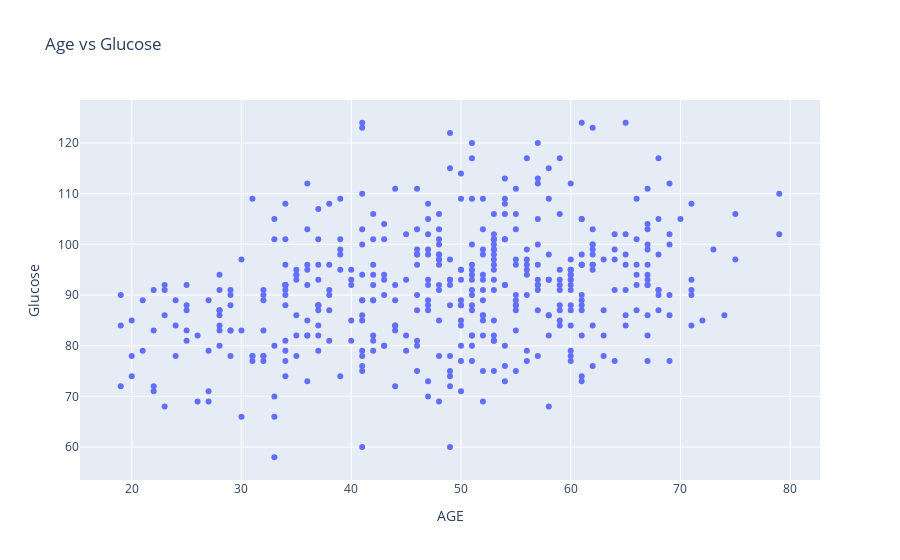

This figure's notebook cell:
### Markdown cell above
&#9989; **(6 pt):** From the dataframe used above, make a scatter plot of glucose level versus age. Make sure to include a title.

### Code cell
## put your code here
import plotly.express as px

fig = px.scatter(data, x="AGE", y="Glucose", title="Age vs Glucose")
fig.show()

### Figure 1 — Plotly figure (JSON) as saved in the notebook; plotly's stock layout.template omitted (floating-point values rounded to 4 significant figures; data arrays with more than 128 entries replaced by an {"elided": "..."} marker saying what was removed)
{"data": [{"hovertemplate": "AGE=%{x}<br>Glucose=%{y}<extra></extra>", "legendgroup": "", "marker": {"color": "#636efa", "symbol": "circle"}, "mode": "markers", "name": "", "orientation": "v", "showlegend": false, "type": "scatter", "x": {"elided": "442 int values"}, "xaxis": "x", "y": {"elided": "442 int values"}, "yaxis": "y"}], "layout": {"legend": {"tracegroupgap": 0}, "title": {"text": "Age vs Glucose"}, "xaxis": {"anchor": "y", "domain": [0, 1], "title": {"text": "AGE"}}, "yaxis": {"anchor": "x", "domain": [0, 1], "title": {"text": "Glucose"}}}}
